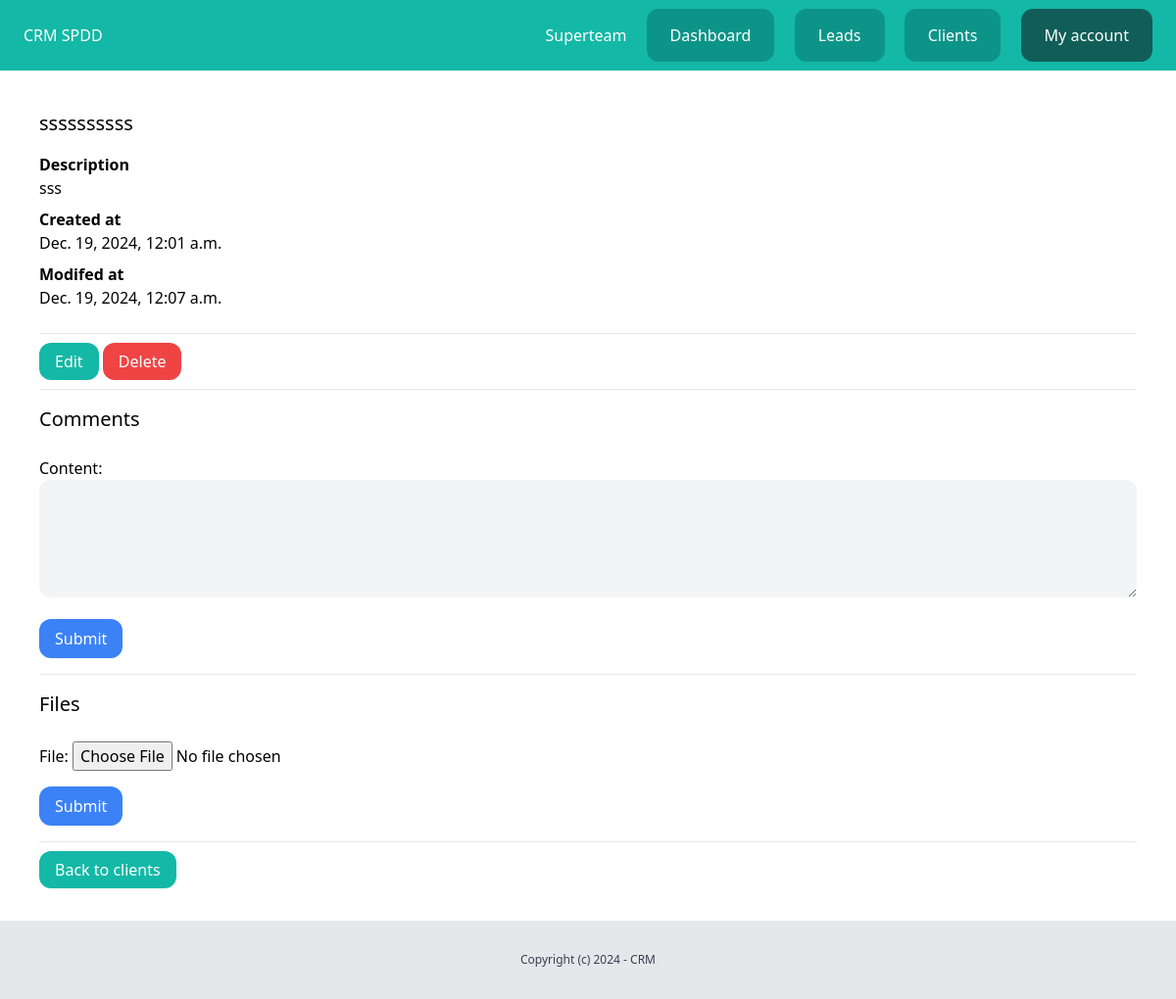
Page /dashboard/clients/2/ (signed in) on the committed database.
### team/models.py (models this page shows, shortened)
class Team(models.Model):
    plan = models.ForeignKey(Plan, related_name='teams', blank=True, null=True, on_delete=models.CASCADE)
    name = models.CharField(max_length=100)
    members = models.ManyToManyField(User, related_name='teams')
    created_by = models.ForeignKey(User, related_name='created_teams', on_delete=models.CASCADE)
    created_at = models.DateTimeField(auto_now_add=True)

### client/models.py (models this page shows, shortened)
class Client(models.Model):
    team = models.ForeignKey(Team, related_name='clients', on_delete=models.CASCADE)
    name = models.CharField(max_length=255)
    email = models.EmailField()
    description = models.TextField(blank=True, null=True)
    created_by = models.ForeignKey(User, related_name = 'clients', on_delete = models.CASCADE)
    created_at = models.DateTimeField(auto_now_add = True)
    modified_at = models.DateTimeField(auto_now = True)
    class Meta:
        ordering = ('-created_at',)

### client/views.py (the view)
# urls.py: path('<int:pk>/', views.clients_detail, name='detail'),
@login_required
def clients_detail(request, pk):
    team = request.user.userprofile.active_team
    client = get_object_or_404(team.clients, pk=pk)
    if request.method == 'POST':
        form = AddCommentForm(request.POST)
        if form.is_valid():
            comment = form.save(commit=False)
            comment.team = request.user.userprofile.get_active_team()
            comment.created_by = request.user
            comment.client = client
            comment.save()
            return redirect('clients:detail', pk=pk)
    else:
        form = AddCommentForm()
    return render(request, 'client/clients_detail.html', {
        'client': client,
        'form': form,
        'fileform': AddFileForm(),
    })

### client/forms.py
class AddCommentForm(forms.ModelForm):
    content = forms.CharField(
        widget=forms.Textarea(attrs={"rows":"5", "class": "w-full bg-gray-100 rounded-xl"})
    )
    class Meta:
        model = Comment
        fields = ('content',)

class AddFileForm(forms.ModelForm):
    class Meta:
        model = ClientFile
        fields = ('file',)

### team/context_processors.py (called while the page is built)
def active_team(request):
    if request.user.is_authenticated:
        active_team = request.user.userprofile.get_active_team()
        if not active_team:
            active_team = Team.objects.filter(created_by=request.user)[0]
    else:
        active_team = None
    return {'active_team': active_team}

### userprofile/models.py (called while the page is built)
    def get_active_team(self):
        if self.active_team:
            return self.active_team
        else:
            return Team.objects.filter(members__in=[self.user.id]).first()

### client/templates/client/clients_detail.html (shortened to what this page needs)
{% extends 'core/base.html' %}
{% block content %}
    <div class="py-6 px-6">
        <h1 class="mb-4 text-xl">{{ client.name }}</h1>
        {% if client.description %}
            <p class="font-semibold">Description</p>
            <p class="mb-2">{{ client.description }}</p>
        {% endif %}
        <p class="font-semibold">Created at</p>
        <p class="mb-2">{{ client.created_at }}</p>
        <p class="font-semibold">Modifed at</p>
        <p class="mb-6">{{ client.modified_at }}</p>
        <hr class="my-4">
        <a href="{% url 'clients:edit' client.id %}" class="py-2 px-4 rounded-xl bg-teal-500 text-white">Edit</a>
        <a href="{% url 'clients:delete' client.id %}" class="py-2 px-4 rounded-xl bg-red-500 text-white">Delete</a>
        <hr class="my-4">
        <h2 class="mb-6 text-xl">Comments</h2>
        <form method="post" action="{% url 'clients:add_comment' client.id %}" class="my-4">
            {{ form.as_p }}
            <button class="mt-4 py-2 px-4 rounded-xl bg-blue-500 text-white">Submit</button>
        </form>
        <hr class="my-4">
        <h2 class="mb-6 text-xl">Files</h2>
        <form method="post" action="{% url 'clients:add_file' client.id %}" enctype="multipart/form-data">
            {{ fileform.as_p }}
            <button class="mt-4 px-4 py-2 rounded-xl bg-blue-500 text-white">Submit</button>
        </form>
        <hr class="my-4">
        <a href="{% url 'clients:list' %}" class="mt-4 py-2 px-4 rounded-xl bg-teal-500 text-white">Back to clients</a>
    </div>
{% endblock %}

### core/templates/core/partials/nav.html
<nav class="py-6 px-6 flex justify-between bg-teal-500">
    <p class="text-white">CRM SPDD</p>
    <div class="space-x-4">
        {% if request.user.is_authenticated %}
            <a href="{% url 'team:detail' active_team.id %}" class="text-white">{{ active_team.name }}</a>
            <a href="{% url 'dashboard:index' %}" class="py-4 px-6 bg-teal-600 rounded-xl text-white">Dashboard</a>
            <a href="{% url 'leads:list' %}" class="py-4 px-6 bg-teal-600 rounded-xl text-white">Leads</a>
            <a href="{% url 'clients:list' %}" class="py-4 px-6 bg-teal-600 rounded-xl text-white">Clients</a>
            <a href="{% url 'userprofile:myaccount' %}" class="py-4 px-6 bg-teal-800 rounded-xl text-white">My account</a>
        {% else %}
            <a href="{% url 'login' %}" class="py-4 px-6 bg-teal-600 rounded-xl text-white">Log in</a>
            <a href="{% url 'signup' %}" class="py-4 px-6 bg-teal-300 rounded-xl text-white">Sign up</a>
        {% endif %}
    </div>
</nav>

### rows in the picture
Team: name "Superteam"
Client: name "ssssssssss", description "sss", created_at "Dec. 19, 2024, 12:01 a.m.", modified_at "Dec. 19, 2024, 12:07 a.m."
